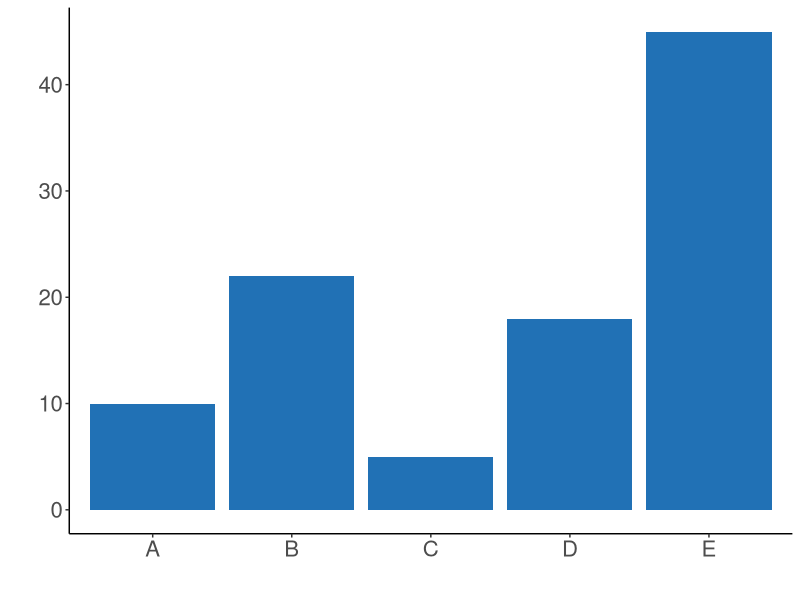

Recreate this plot in R.
# Barplot

# Library
library(ggplot2)

# Create data
data <- data.frame(
  name=c("A","B","C","D","E") ,  
  value=c(10,22,5,18,45)
)

# Barplot
ggplot(data, aes(x=name, y=value)) + 
  geom_bar(stat = "identity", fill="#2171b5") +  
  theme_classic() + labs(x = "", y = "") +
  theme(text = element_text(size=20)) 